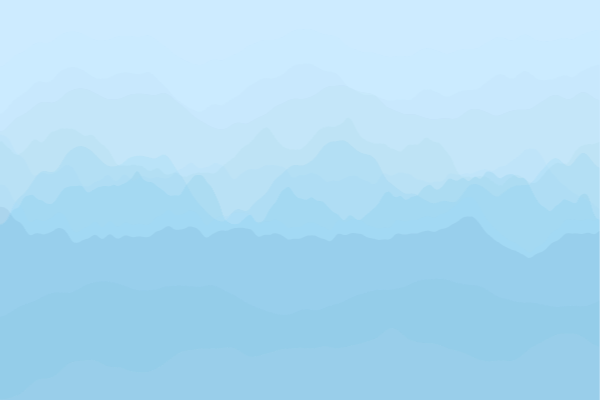
Frame 1 (no input)
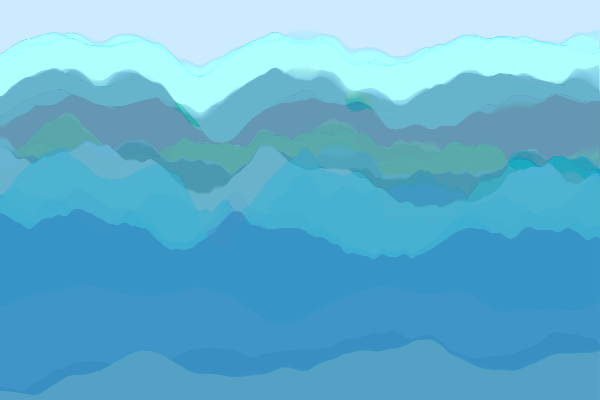
Frame 60 (no input)
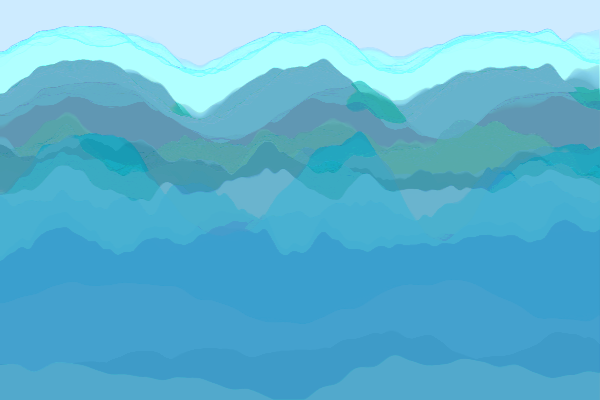
Frame 120 (the mouse pressed at the canvas centre since frame 60)

The p5.js sketch that drew these frames (run headless with seeded random() and noise() and a simulated clock; from frame 60 on, the mouse is pressed at the canvas centre):

// p5.js sketch
// ── sketch.js
const colors = [
	"#064273",
	"#76b6c4",
	"#def3f6",
	"#cce3e4",
	"#7fcdff",
	"#1da2d8",
	"#def3f6",
];

const mountainSpecs = [
	{
		y: 0,
		dimension: 0,
		strokeColor: colors[4],
		alphaNum: 50,
		noiseLevel: 100,
		noiseScale: 0.01,
	},
	{
		y: 25,
		dimension: 0,
		strokeColor: colors[1],
		alphaNum: 100,
		noiseLevel: 133,
		noiseScale: 0.01,
	},
	{
		y: 50,
		dimension: 0,
		strokeColor: colors[0],
		alphaNum: 75,
		noiseLevel: 122,
		noiseScale: 0.009,
	},
	{
		y: 75,
		dimension: 0,
		strokeColor: colors[5],
		alphaNum: 150,
		noiseLevel: 225,
		noiseScale: 0.009,
	},
	{
		y: 100,
		dimension: 1,
		strokeColor: colors[1],
		alphaNum: 125,
		noiseLevel: 108,
		noiseScale: 0.015,
	},
	{
		y: 125,
		dimension: 2,
		strokeColor: colors[4],
		alphaNum: 200,
		noiseLevel: 108,
		noiseScale: 0.015,
	},
	{
		y: 150,
		dimension: 3,
		strokeColor: colors[5],
		alphaNum: 200,
		noiseLevel: 105,
		noiseScale: 0.02,
	},
	{
		y: 175,
		dimension: 2,
		strokeColor: colors[5],
		alphaNum: 40,
		noiseLevel: 100,
		noiseScale: 0.017,
	},
	{
		y: 200,
		dimension: 2,
		strokeColor: colors[0],
		alphaNum: 145,
		noiseLevel: 75,
		noiseScale: 0.017,
	},
	{
		y: 250,
		dimension: 0,
		strokeColor: colors[1],
		alphaNum: 200,
		noiseLevel: 100,
		noiseScale: 0.007,
	},
	{
		y: 300,
		dimension: 3,
		strokeColor: colors[3],
		alphaNum: 255,
		noiseLevel: 140,
		noiseScale: 0.007,
	},
];

function setup() {
	createCanvas(600, 400);
	const backgroundColor = color(colors[4]);
	backgroundColor.setAlpha(100);
	background(backgroundColor);
	strokeWeight(1);
}

const drawMountain = (mountain) => {
	const { y, dimension, strokeColor, alphaNum, noiseLevel, noiseScale } =
		mountain;
	let mountainColor = color(strokeColor);
	let nt = noiseScale * frameCount;

	for (let x = 0; x < width; x++) {
		mountainColor.setAlpha(alphaNum * 0.1);
		stroke(mountainColor);
		let nx = noiseScale * x;
		let ny = noiseLevel * noise(nx, dimension, nt);
		line(x, height, x, ny + y);
	}
};

function draw() {
	for (let i = 0; i < mountainSpecs.length; i++) {
		drawMountain(mountainSpecs[i]);

		for (let j = 0; j < 3; j++) {
			// cascade melting effect
			// const spec = mountainSpecs[i];
			// spec.y += 1 * j;
			// drawMountain(spec);

			// change speed as draws new mountains (and flashes a bit)
			setTimeout(() => {
				drawMountain(mountainSpecs[i]);
			}, j * 2000 + 2000);
		}
	}
}
